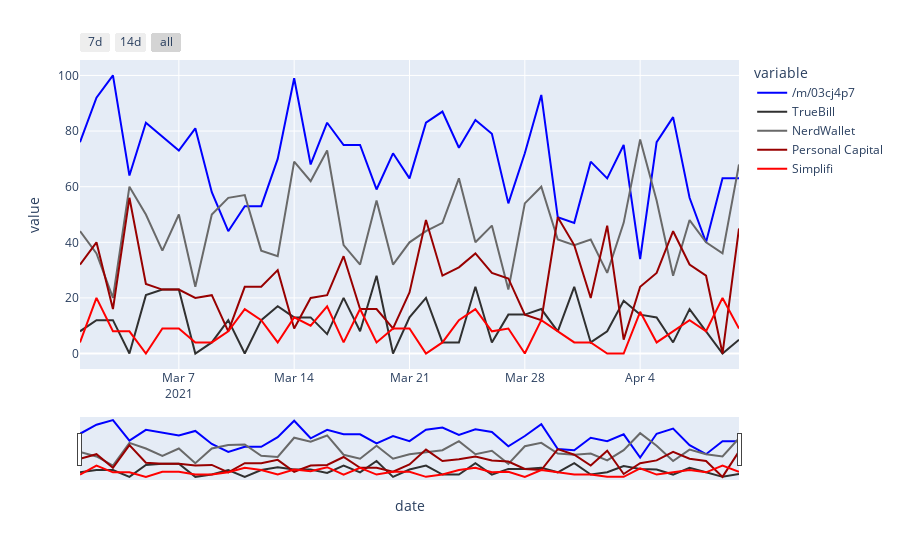

The notebook cell saved with this chart:
### Markdown cell above
<h3> Short Date Range </h3>

### Code cell
import plotly.express as px
fig = px.line(df_short.sort_values(by=['date'], ascending=[True]), x='date', y=['{}'.format(kw1), '{}'.format(kw2), '{}'.format(kw3), '{}'.format(kw4), '{}'.format(kw5)], color_discrete_map={'{}'.format(kw1): 'blue', '{}'.format(kw2): '#303030', '{}'.format(kw3): '#696969', '{}'.format(kw4): '#980000', '{}'.format(kw5): '#FF0000'})
fig.update_layout(xaxis_rangeselector_buttons=list([
                dict(label="7d", count=1, step="day", stepmode="backward"),
                dict(label="14d", count=14, step="day", stepmode="backward"),
                dict(step="all")
            ]))
fig.update_layout(xaxis_rangeslider_visible=True)
fig

### Figure 1 — Plotly figure (JSON) as saved in the notebook; plotly's stock layout.template omitted (floating-point values rounded to 4 significant figures)
{"data": [{"hovertemplate": "variable=/m/03cj4p7<br>date=%{x}<br>value=%{y}<extra></extra>", "legendgroup": "/m/03cj4p7", "line": {"color": "blue", "dash": "solid"}, "mode": "lines", "name": "/m/03cj4p7", "orientation": "v", "showlegend": true, "type": "scatter", "x": ["2021-03-01T00:00:00", "2021-03-02T00:00:00", "2021-03-03T00:00:00", "2021-03-04T00:00:00", "2021-03-05T00:00:00", "2021-03-06T00:00:00", "2021-03-07T00:00:00", "2021-03-08T00:00:00", "2021-03-09T00:00:00", "2021-03-10T00:00:00", "2021-03-11T00:00:00", "2021-03-12T00:00:00", "2021-03-13T00:00:00", "2021-03-14T00:00:00", "2021-03-15T00:00:00", "2021-03-16T00:00:00", "2021-03-17T00:00:00", "2021-03-18T00:00:00", "2021-03-19T00:00:00", "2021-03-20T00:00:00", "2021-03-21T00:00:00", "2021-03-22T00:00:00", "2021-03-23T00:00:00", "2021-03-24T00:00:00", "2021-03-25T00:00:00", "2021-03-26T00:00:00", "2021-03-27T00:00:00", "2021-03-28T00:00:00", "2021-03-29T00:00:00", "2021-03-30T00:00:00", "2021-03-31T00:00:00", "2021-04-01T00:00:00", "2021-04-02T00:00:00", "2021-04-03T00:00:00", "2021-04-04T00:00:00", "2021-04-05T00:00:00", "2021-04-06T00:00:00", "2021-04-07T00:00:00", "2021-04-08T00:00:00", "2021-04-09T00:00:00", "2021-04-10T00:00:00"], "xaxis": "x", "y": [76, 92, 100, 64, 83, 78, 73, 81, 58, 44, 53, 53, 70, 99, 68, 83, 75, 75, 59, 72, 63, 83, 87, 74, 84, 79, 54, 72, 93, 49, 47, 69, 63, 75, 34, 76, 85, 56, 40, 63, 63], "yaxis": "y"}, {"hovertemplate": "variable=TrueBill<br>date=%{x}<br>value=%{y}<extra></extra>", "legendgroup": "TrueBill", "line": {"color": "#303030", "dash": "solid"}, "mode": "lines", "name": "TrueBill", "orientation": "v", "showlegend": true, "type": "scatter", "x": ["2021-03-01T00:00:00", "2021-03-02T00:00:00", "2021-03-03T00:00:00", "2021-03-04T00:00:00", "2021-03-05T00:00:00", "2021-03-06T00:00:00", "2021-03-07T00:00:00", "2021-03-08T00:00:00", "2021-03-09T00:00:00", "2021-03-10T00:00:00", "2021-03-11T00:00:00", "2021-03-12T00:00:00", "2021-03-13T00:00:00", "2021-03-14T00:00:00", "2021-03-15T00:00:00", "2021-03-16T00:00:00", "2021-03-17T00:00:00", "2021-03-18T00:00:00", "2021-03-19T00:00:00", "2021-03-20T00:00:00", "2021-03-21T00:00:00", "2021-03-22T00:00:00", "2021-03-23T00:00:00", "2021-03-24T00:00:00", "2021-03-25T00:00:00", "2021-03-26T00:00:00", "2021-03-27T00:00:00", "2021-03-28T00:00:00", "2021-03-29T00:00:00", "2021-03-30T00:00:00", "2021-03-31T00:00:00", "2021-04-01T00:00:00", "2021-04-02T00:00:00", "2021-04-03T00:00:00", "2021-04-04T00:00:00", "2021-04-05T00:00:00", "2021-04-06T00:00:00", "2021-04-07T00:00:00", "2021-04-08T00:00:00", "2021-04-09T00:00:00", "2021-04-10T00:00:00"], "xaxis": "x", "y": [8, 12, 12, 0, 21, 23, 23, 0, 4, 12, 0, 12, 17, 13, 13, 7, 20, 8, 28, 0, 13, 20, 4, 4, 24, 4, 14, 14, 16, 8, 24, 4, 8, 19, 14, 13, 4, 16, 8, 0, 5], "yaxis": "y"}, {"hovertemplate": "variable=NerdWallet<br>date=%{x}<br>value=%{y}<extra></extra>", "legendgroup": "NerdWallet", "line": {"color": "#696969", "dash": "solid"}, "mode": "lines", "name": "NerdWallet", "orientation": "v", "showlegend": true, "type": "scatter", "x": ["2021-03-01T00:00:00", "2021-03-02T00:00:00", "2021-03-03T00:00:00", "2021-03-04T00:00:00", "2021-03-05T00:00:00", "2021-03-06T00:00:00", "2021-03-07T00:00:00", "2021-03-08T00:00:00", "2021-03-09T00:00:00", "2021-03-10T00:00:00", "2021-03-11T00:00:00", "2021-03-12T00:00:00", "2021-03-13T00:00:00", "2021-03-14T00:00:00", "2021-03-15T00:00:00", "2021-03-16T00:00:00", "2021-03-17T00:00:00", "2021-03-18T00:00:00", "2021-03-19T00:00:00", "2021-03-20T00:00:00", "2021-03-21T00:00:00", "2021-03-22T00:00:00", "2021-03-23T00:00:00", "2021-03-24T00:00:00", "2021-03-25T00:00:00", "2021-03-26T00:00:00", "2021-03-27T00:00:00", "2021-03-28T00:00:00", "2021-03-29T00:00:00", "2021-03-30T00:00:00", "2021-03-31T00:00:00", "2021-04-01T00:00:00", "2021-04-02T00:00:00", "2021-04-03T00:00:00", "2021-04-04T00:00:00", "2021-04-05T00:00:00", "2021-04-06T00:00:00", "2021-04-07T00:00:00", "2021-04-08T00:00:00", "2021-04-09T00:00:00", "2021-04-10T00:00:00"], "xaxis": "x", "y": [44, 36, 20, 60, 50, 37, 50, 24, 50, 56, 57, 37, 35, 69, 62, 73, 39, 32, 55, 32, 40, 44, 47, 63, 40, 46, 23, 54, 60, 41, 39, 41, 29, 47, 77, 55, 28, 48, 40, 36, 68], "yaxis": "y"}, {"hovertemplate": "variable=Personal Capital<br>date=%{x}<br>value=%{y}<extra></extra>", "legendgroup": "Personal Capital", "line": {"color": "#980000", "dash": "solid"}, "mode": "lines", "name": "Personal Capital", "orientation": "v", "showlegend": true, "type": "scatter", "x": ["2021-03-01T00:00:00", "2021-03-02T00:00:00", "2021-03-03T00:00:00", "2021-03-04T00:00:00", "2021-03-05T00:00:00", "2021-03-06T00:00:00", "2021-03-07T00:00:00", "2021-03-08T00:00:00", "2021-03-09T00:00:00", "2021-03-10T00:00:00", "2021-03-11T00:00:00", "2021-03-12T00:00:00", "2021-03-13T00:00:00", "2021-03-14T00:00:00", "2021-03-15T00:00:00", "2021-03-16T00:00:00", "2021-03-17T00:00:00", "2021-03-18T00:00:00", "2021-03-19T00:00:00", "2021-03-20T00:00:00", "2021-03-21T00:00:00", "2021-03-22T00:00:00", "2021-03-23T00:00:00", "2021-03-24T00:00:00", "2021-03-25T00:00:00", "2021-03-26T00:00:00", "2021-03-27T00:00:00", "2021-03-28T00:00:00", "2021-03-29T00:00:00", "2021-03-30T00:00:00", "2021-03-31T00:00:00", "2021-04-01T00:00:00", "2021-04-02T00:00:00", "2021-04-03T00:00:00", "2021-04-04T00:00:00", "2021-04-05T00:00:00", "2021-04-06T00:00:00", "2021-04-07T00:00:00", "2021-04-08T00:00:00", "2021-04-09T00:00:00", "2021-04-10T00:00:00"], "xaxis": "x", "y": [32, 40, 16, 56, 25, 23, 23, 20, 21, 8, 24, 24, 30, 9, 20, 21, 35, 16, 16, 9, 22, 48, 28, 31, 36, 29, 27, 14, 12, 49, 39, 20, 46, 5, 24, 29, 44, 32, 28, 0, 45], "yaxis": "y"}, {"hovertemplate": "variable=Simplifi<br>date=%{x}<br>value=%{y}<extra></extra>", "legendgroup": "Simplifi", "line": {"color": "#FF0000", "dash": "solid"}, "mode": "lines", "name": "Simplifi", "orientation": "v", "showlegend": true, "type": "scatter", "x": ["2021-03-01T00:00:00", "2021-03-02T00:00:00", "2021-03-03T00:00:00", "2021-03-04T00:00:00", "2021-03-05T00:00:00", "2021-03-06T00:00:00", "2021-03-07T00:00:00", "2021-03-08T00:00:00", "2021-03-09T00:00:00", "2021-03-10T00:00:00", "2021-03-11T00:00:00", "2021-03-12T00:00:00", "2021-03-13T00:00:00", "2021-03-14T00:00:00", "2021-03-15T00:00:00", "2021-03-16T00:00:00", "2021-03-17T00:00:00", "2021-03-18T00:00:00", "2021-03-19T00:00:00", "2021-03-20T00:00:00", "2021-03-21T00:00:00", "2021-03-22T00:00:00", "2021-03-23T00:00:00", "2021-03-24T00:00:00", "2021-03-25T00:00:00", "2021-03-26T00:00:00", "2021-03-27T00:00:00", "2021-03-28T00:00:00", "2021-03-29T00:00:00", "2021-03-30T00:00:00", "2021-03-31T00:00:00", "2021-04-01T00:00:00", "2021-04-02T00:00:00", "2021-04-03T00:00:00", "2021-04-04T00:00:00", "2021-04-05T00:00:00", "2021-04-06T00:00:00", "2021-04-07T00:00:00", "2021-04-08T00:00:00", "2021-04-09T00:00:00", "2021-04-10T00:00:00"], "xaxis": "x", "y": [4, 20, 8, 8, 0, 9, 9, 4, 4, 8, 16, 12, 4, 13, 10, 17, 4, 16, 4, 9, 9, 0, 4, 12, 16, 8, 9, 0, 12, 8, 4, 4, 0, 0, 15, 4, 8, 12, 8, 20, 9], "yaxis": "y"}], "layout": {"legend": {"title": {"text": "variable"}, "tracegroupgap": 0}, "margin": {"t": 60}, "xaxis": {"anchor": "y", "domain": [0, 1], "rangeselector": {"buttons": [{"count": 1, "label": "7d", "step": "day", "stepmode": "backward"}, {"count": 14, "label": "14d", "step": "day", "stepmode": "backward"}, {"step": "all"}]}, "rangeslider": {"visible": true}, "title": {"text": "date"}}, "yaxis": {"anchor": "x", "domain": [0, 1], "title": {"text": "value"}}}}
